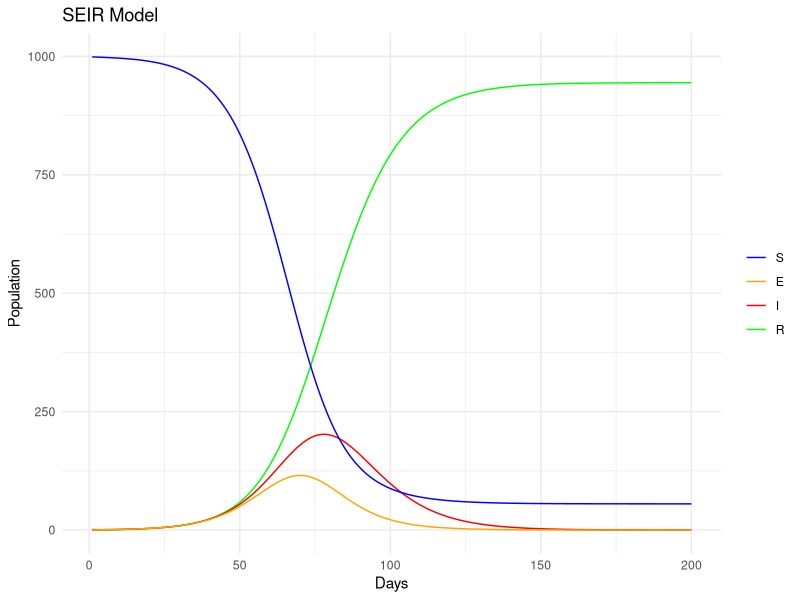
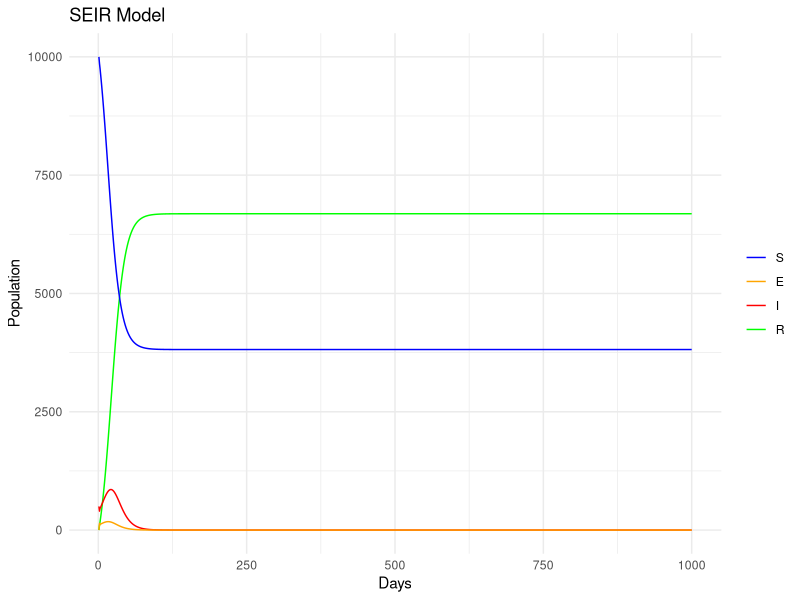
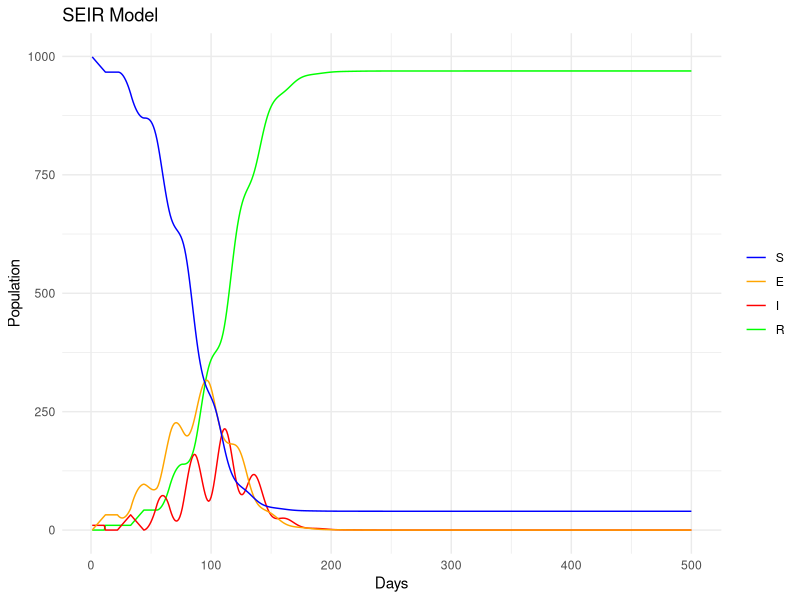

Here is the R script that generated these plots, in order:
## ---- chunk 1
knitr::opts_chunk$set(echo = TRUE)
library(tidyverse)
## ---- chunk 2
# SEIR model function
seir_model <- function(S0, E0, I0, R0, beta, sigma, gamma, days) {
  N <- S0 + E0 + I0 + R0 # Total population
  dt <- 1 # Time step (in days)
  
  # Initialize vectors to store the compartment sizes over time
  S <- numeric(days)
  E <- numeric(days)
  I <- numeric(days)
  R <- numeric(days)
  
  # Set initial values
  S[1] <- S0
  E[1] <- E0
  I[1] <- I0
  R[1] <- R0
  
  # Time loop
  for(t in 1:(days-1)) {
    dS <- -beta * S[t] * I[t] / N * dt
    dE <- (beta * S[t] * I[t] / N - sigma * E[t]) * dt
    dI <- (sigma * E[t] - gamma * I[t]) * dt
    dR <- gamma * I[t] * dt
    
    # Update states
    S[t+1] <- S[t] + dS
    E[t+1] <- E[t] + dE
    I[t+1] <- I[t] + dI
    R[t+1] <- R[t] + dR
  }
  
  # Combine the results into a data frame
  results <- data.frame(day = 1:days, S = S, E = E, I = I, R = R)
  return(results)
}

# Example usage
S0 <- 999
E0 <- 0
I0 <- 1
R0 <- 0
beta <- 0.3
sigma <- 1/5
gamma <- 1/10
days <- 200

results <- seir_model(S0, E0, I0, R0, beta, sigma, gamma, days)

# Transform the data to long format
results_long <- pivot_longer(results, cols = c(S, E, I, R), names_to = "Compartment", values_to = "Count")

# Adjust the Compartment variable to have a specific factor level for correct legend order
results_long$Compartment <- factor(results_long$Compartment, levels = c("R", "I", "E", "S"))

# Plot using ggplot
ggplot(results_long, aes(x = day, y = Count, color = Compartment)) +
  geom_line() +
  scale_color_manual(values = c("S" = "blue", "E" = "orange", "I" = "red", "R" = "green")) +
  labs(x = "Days", y = "Population", title = "SEIR Model") +
  theme_minimal() +
  theme(legend.title = element_blank()) +
  guides(color = guide_legend(reverse = TRUE))
## ---- chunk 3
seir_model_lag_corrected <- function(S0, E0, I0, R0, beta, sigma, gamma, w, days) {
  N <- S0 + E0 + I0 + R0 # Total population
  dt <- 1 # Time step
  
  # Initialize compartments
  S <- numeric(days)
  E <- numeric(days)
  I <- numeric(days)
  R <- numeric(days)
  
  # Initialize change trackers
  newE <- numeric(days)
  
  # Queue to manage the lag for E to I transition
  E_to_I_queue <- rep(0, w + 1)
  
  # Set initial values
  S[1] <- S0
  E[1] <- E0
  I[1] <- I0
  R[1] <- R0
  
  for(t in 1:(days-1)) {
    # Calculate new exposures
    newE[t] <- beta * S[t] * I[t] / N * dt
    
    # Update the queue for transitions from E to I
    if (t >= w + 1) {
      # Move individuals from E to I after lag
      transitionEtoI <- E_to_I_queue[1] # Individuals transitioning today
    } else {
      transitionEtoI <- 0
    }
    
    # Update compartments
    dS <- -newE[t]
    dE <- newE[t] - transitionEtoI
    dI <- transitionEtoI - gamma * I[t] * dt
    dR <- gamma * I[t] * dt
    
    # Apply updates
    S[t+1] <- S[t] + dS
    E[t+1] <- E[t] + dE
    I[t+1] <- I[t] + dI
    R[t+1] <- R[t] + dR
    
    # Update the E_to_I_queue
    E_to_I_queue <- c(E_to_I_queue[-1], newE[t]) # Remove the first element and append the new exposures
    # unique, dengue, kenneth, add backwardsness, multiple Es from diff sources or same source
    # Ensure no negative counts
    # E[t+1] <- max(E[t+1], 0)
    # I[t+1] <- max(I[t+1], 0)
    E[t+1] <- E[t+1]
    I[t+1] <- I[t+1]
  }
  
  # Combine the results into a data frame
  results <- data.frame(day = 1:days, S = S, E = E, I = I, R = R)
  return(results)
}

# Example usage
S0 <- 9999
E0 <- 0
I0 <- 500
R0 <- 0
beta <- 0.3
sigma <- 1/5
gamma <- 1/5
w <- 0
days <- 1000

# Example usage with your parameters
results <- seir_model_lag_corrected(S0, E0, I0, R0, beta, sigma, gamma, w, days)

# Transform the data to long format
results_long <- pivot_longer(results, cols = c(S, E, I, R), names_to = "Compartment", values_to = "Count")

# Adjust the Compartment variable to have a specific factor level for correct legend order
results_long$Compartment <- factor(results_long$Compartment, levels = c("R", "I", "E", "S"))

# Plot using ggplot
ggplot(results_long, aes(x = day, y = Count, color = Compartment)) +
  geom_line() +
  scale_color_manual(values = c("S" = "blue", "E" = "orange", "I" = "red", "R" = "green")) +
  labs(x = "Days", y = "Population", title = "SEIR Model") +
  theme_minimal() +
  theme(legend.title = element_blank()) +
  guides(color = guide_legend(reverse = TRUE))
## ---- chunk 4
S0 <- 999
I0 <- 1
## ---- chunk 5
seir_model_lag2 <- function(S0, E0, I0, R0, beta, sigma, w, days) {
  N <- S0 + E0 + I0 + R0 # Total population
  dt <- 1 # Time step
  
  # Initialize compartments
  S <- numeric(days)
  E <- numeric(days)
  I <- numeric(days)
  R <- numeric(days)
  
  # Initialize change trackers
  newE <- numeric(days)
  
  # Queue to manage the lag for E to I transition
  E_to_I_queue <- rep(0, w + 1)
  
  # Initialize the I to R queue with the initial infected, I0, appropriately placed
  I_to_R_queue <- rep(0, sigma + 1)
  I_to_R_queue[sigma + 1] <- I0 # Assume all initially infected will recover after sigma days
  
  # Set initial values
  S[1] <- S0
  E[1] <- E0
  I[1] <- I0
  R[1] <- R0
  
  for(t in 1:(days-1)) {
    # Calculate new exposures
    newE[t] <- beta * S[t] * I[t] / N * dt
    
    # Update compartments with transitions
    transitionEtoI <- if(t > w) E_to_I_queue[1] else 0
    transitionItoR <- I_to_R_queue[1]
    
    dS <- -newE[t]
    dE <- newE[t] - transitionEtoI
    dI <- transitionEtoI - transitionItoR
    dR <- transitionItoR
    
    S[t+1] <- S[t] + dS
    E[t+1] <- E[t] + dE
    I[t+1] <- I[t] + dI
    R[t+1] <- R[t] + dR
    
    # Update the queues
    E_to_I_queue <- c(E_to_I_queue[-1], newE[t])
    # Add the newly infected to the end of the I to R queue
    I_to_R_queue <- c(I_to_R_queue[-1], transitionEtoI)
    
    # Ensure no negative counts in compartments
    S[t+1] <- max(S[t+1], 0)
    E[t+1] <- max(E[t+1], 0)
    I[t+1] <- max(I[t+1], 0)
    R[t+1] <- max(R[t+1], 0)
  }
  
  results <- data.frame(day = 1:days, S = S, E = E, I = I, R = R)
  return(results)
}



# Example usage
S0 <- 999
E0 <- 0
I0 <- 10
R0 <- 0
beta <- 0.3
sigma <- 10
w <- 20
days <- 500

# Example usage with your parameters
results <- seir_model_lag2(S0, E0, I0, R0, beta, sigma, w, days)

# Transform the data to long format
results_long <- pivot_longer(results, cols = c(S, E, I, R), names_to = "Compartment", values_to = "Count")

# Adjust the Compartment variable to have a specific factor level for correct legend order
results_long$Compartment <- factor(results_long$Compartment, levels = c("R", "I", "E", "S"))

# Plot using ggplot
ggplot(results_long, aes(x = day, y = Count, color = Compartment)) +
  geom_line() +
  scale_color_manual(values = c("S" = "blue", "E" = "orange", "I" = "red", "R" = "green")) +
  labs(x = "Days", y = "Population", title = "SEIR Model") +
  theme_minimal() +
  theme(legend.title = element_blank()) +
  guides(color = guide_legend(reverse = TRUE))
